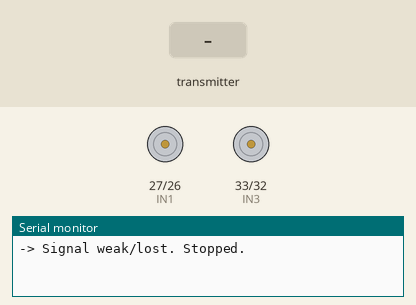
Recording of a sketch running on a simulated ESP32. Parts: motor-driver pin pairs drawn as motors (green arrow = first pin HIGH = forward, orange = second pin HIGH = backward, longer = more drive, scaled by the enable pin), the last lines printed to the serial monitor. The inputs (shaded band) are chosen by the test bench.

Above: at 1.2 s.
1.3 s: the transmitter starts sending node_id = 0
At 1.9 s:
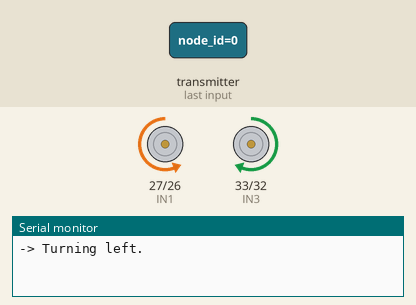
Timing chart, 0 to 4.3 s (numbered marks = the images above; inputs shaded):
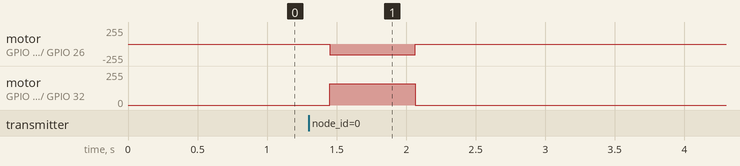

The sketch:

master_node.ino
```cpp
/*
  RSSI HUMAN-FOLLOWING ROBOT — MASTER NODE
  ===========================================
  Flash this to the 5th ESP32 (the "brain") mounted centrally on the robot.
  It receives smoothed RSSI values from all 4 receiver nodes via ESP-NOW,
  decides which direction the person is, and drives the motors via an
  L298N motor driver.

  ASSUMPTION: 2-wheel differential drive (2 DC motors) via L298N.
  If you're using a different motor driver (TB6612, BTS7960, etc.) or
  4-wheel drive, only the motor control section (bottom) needs changing —
  the RSSI logic stays the same.

  Wiring (L298N -> ESP32), adjust pins if yours differ:
    ENA -> GPIO 14   (left motor speed, PWM)
    IN1 -> GPIO 27   (left motor dir 1)
    IN2 -> GPIO 26   (left motor dir 2)
    ENB -> GPIO 25   (right motor speed, PWM)
    IN3 -> GPIO 33   (right motor dir 1)
    IN4 -> GPIO 32   (right motor dir 2)
*/

#include <esp_now.h>
#include <WiFi.h>

// ------------- CONFIG -------------
const int ENA = 14, IN1 = 27, IN2 = 26;   // left motor
const int ENB = 25, IN3 = 33, IN4 = 32;   // right motor

const float TURN_THRESHOLD_DB = 4.0;   // dBm difference needed to trigger a turn (tune this)
const float STOP_RSSI_DBM = -40.0;     // closer than this (less negative) = stop, person is close enough
const float OUT_OF_RANGE_DBM = -85.0;  // weaker than this on ALL nodes = person too far / lost signal

const int NORMAL_SPEED = 180;   // PWM 0-255
const int TURN_SPEED = 160;

const unsigned long DATA_TIMEOUT_MS = 2000; // if a node stops reporting, treat as stale
// -----------------------------------

typedef struct {
  uint8_t node_id;
  float rssi;
} rssi_packet_t;

// node_id mapping: 0=FL, 1=FR, 2=BL, 3=BR
float nodeRSSI[4] = {-100, -100, -100, -100};
unsigned long lastSeen[4] = {0, 0, 0, 0};

void onDataRecv(const uint8_t *mac, const uint8_t *incomingData, int len) {
  rssi_packet_t packet;
  memcpy(&packet, incomingData, sizeof(packet));
  if (packet.node_id < 4) {
    nodeRSSI[packet.node_id] = packet.rssi;
    lastSeen[packet.node_id] = millis();
  }
}

void setup() {
  Serial.begin(115200);

  pinMode(ENA, OUTPUT); pinMode(IN1, OUTPUT); pinMode(IN2, OUTPUT);
  pinMode(ENB, OUTPUT); pinMode(IN3, OUTPUT); pinMode(IN4, OUTPUT);
  stopMotors();

  WiFi.mode(WIFI_STA);
  Serial.print("Master MAC (for reference): ");
  Serial.println(WiFi.macAddress());

  if (esp_now_init() != ESP_OK) {
    Serial.println("ESP-NOW init failed!");
    return;
  }
  esp_now_register_recv_cb(onDataRecv);
  Serial.println("Master ready. Waiting for receiver data...");
}

void loop() {
  unsigned long now = millis();

  // Check for stale nodes (not reporting = probably out of WiFi range or crashed)
  bool anyStale = false;
  for (int i = 0; i < 4; i++) {
    if (now - lastSeen[i] > DATA_TIMEOUT_MS) anyStale = true;
  }

  float FL = nodeRSSI[0], FR = nodeRSSI[1], BL = nodeRSSI[2], BR = nodeRSSI[3];

  float frontAvg = (FL + FR) / 2.0;
  float backAvg  = (BL + BR) / 2.0;
  float leftAvg  = (FL + BL) / 2.0;
  float rightAvg = (FR + BR) / 2.0;
  float overallAvg = (FL + FR + BL + BR) / 4.0;

  Serial.print("FL:"); Serial.print(FL);
  Serial.print(" FR:"); Serial.print(FR);
  Serial.print(" BL:"); Serial.print(BL);
  Serial.print(" BR:"); Serial.print(BR);
  Serial.print(" | front:"); Serial.print(frontAvg);
  Serial.print(" back:"); Serial.print(backAvg);
  Serial.print(" left:"); Serial.print(leftAvg);
  Serial.print(" right:"); Serial.println(rightAvg);

  if (overallAvg < OUT_OF_RANGE_DBM || anyStale) {
    // Signal lost — stop and wait (safer than guessing direction on bad data)
    stopMotors();
    Serial.println("-> Signal weak/lost. Stopped.");
  }
  else if (overallAvg > STOP_RSSI_DBM) {
    // Person is close enough — stop
    stopMotors();
    Serial.println("-> Close enough. Stopped.");
  }
  else if (frontAvg < backAvg - TURN_THRESHOLD_DB) {
    // Person is behind — turn around (in place)
    turnRight(TURN_SPEED);
    Serial.println("-> Person behind. Turning to reorient.");
  }
  else if (leftAvg > rightAvg + TURN_THRESHOLD_DB) {
    turnLeft(TURN_SPEED);
    Serial.println("-> Turning left.");
  }
  else if (rightAvg > leftAvg + TURN_THRESHOLD_DB) {
    turnRight(TURN_SPEED);
    Serial.println("-> Turning right.");
  }
  else {
    moveForward(NORMAL_SPEED);
    Serial.println("-> Moving forward.");
  }

  delay(200); // decision loop rate
}

// ---------------- Motor control (L298N, 2-wheel differential drive) ----------------

void moveForward(int speed) {
  digitalWrite(IN1, HIGH); digitalWrite(IN2, LOW);
  digitalWrite(IN3, HIGH); digitalWrite(IN4, LOW);
  analogWrite(ENA, speed);
  analogWrite(ENB, speed);
}

void turnLeft(int speed) {
  // left motor backward, right motor forward = turn in place
  digitalWrite(IN1, LOW);  digitalWrite(IN2, HIGH);
  digitalWrite(IN3, HIGH); digitalWrite(IN4, LOW);
  analogWrite(ENA, speed);
  analogWrite(ENB, speed);
}

void turnRight(int speed) {
  digitalWrite(IN1, HIGH); digitalWrite(IN2, LOW);
  digitalWrite(IN3, LOW);  digitalWrite(IN4, HIGH);
  analogWrite(ENA, speed);
  analogWrite(ENB, speed);
}

void stopMotors() {
  digitalWrite(IN1, LOW); digitalWrite(IN2, LOW);
  digitalWrite(IN3, LOW); digitalWrite(IN4, LOW);
  analogWrite(ENA, 0);
  analogWrite(ENB, 0);
}
```

Measured:
- after the input at 1.3 s, motor on GPIO 27 (IN1) / GPIO 26 (IN2): stopped → backward 160/255 after 0.15 s, → stopped 0.61 s later; motor on GPIO 33 (IN3) / GPIO 32 (IN4): stopped → forward 160/255 after 0.15 s, → stopped 0.61 s later
